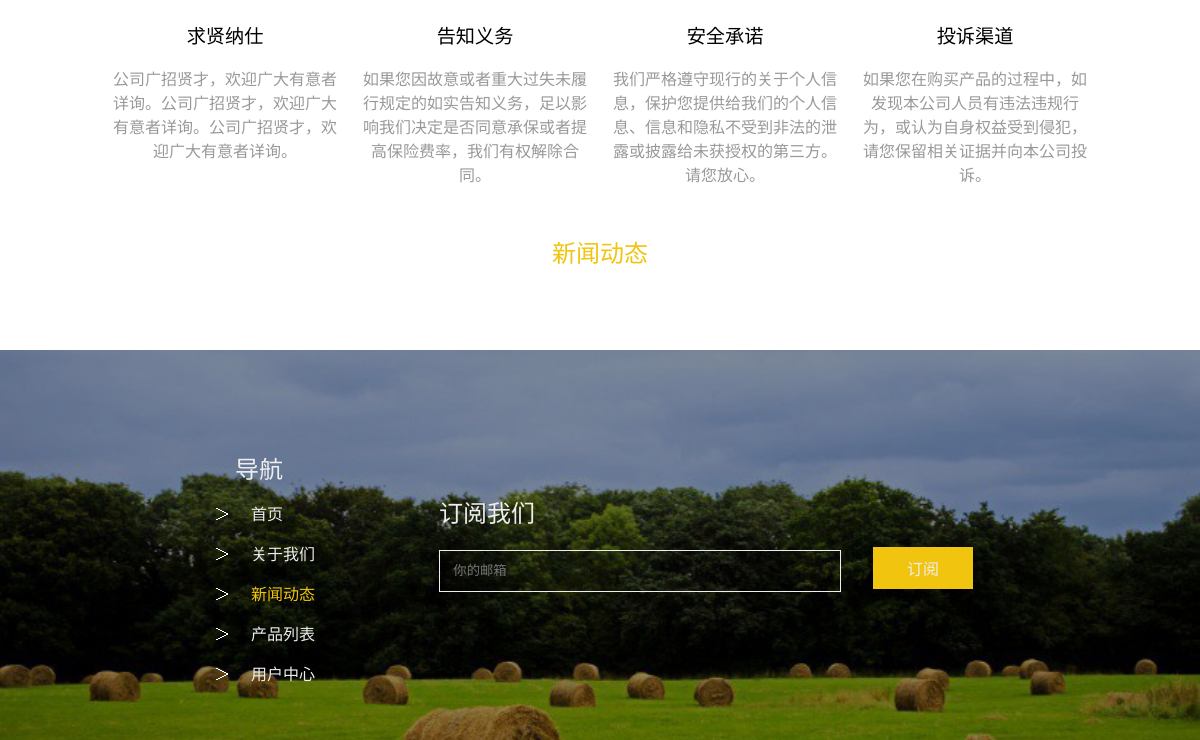
/news.php (lower part), run on an earlier commit of the app's database.
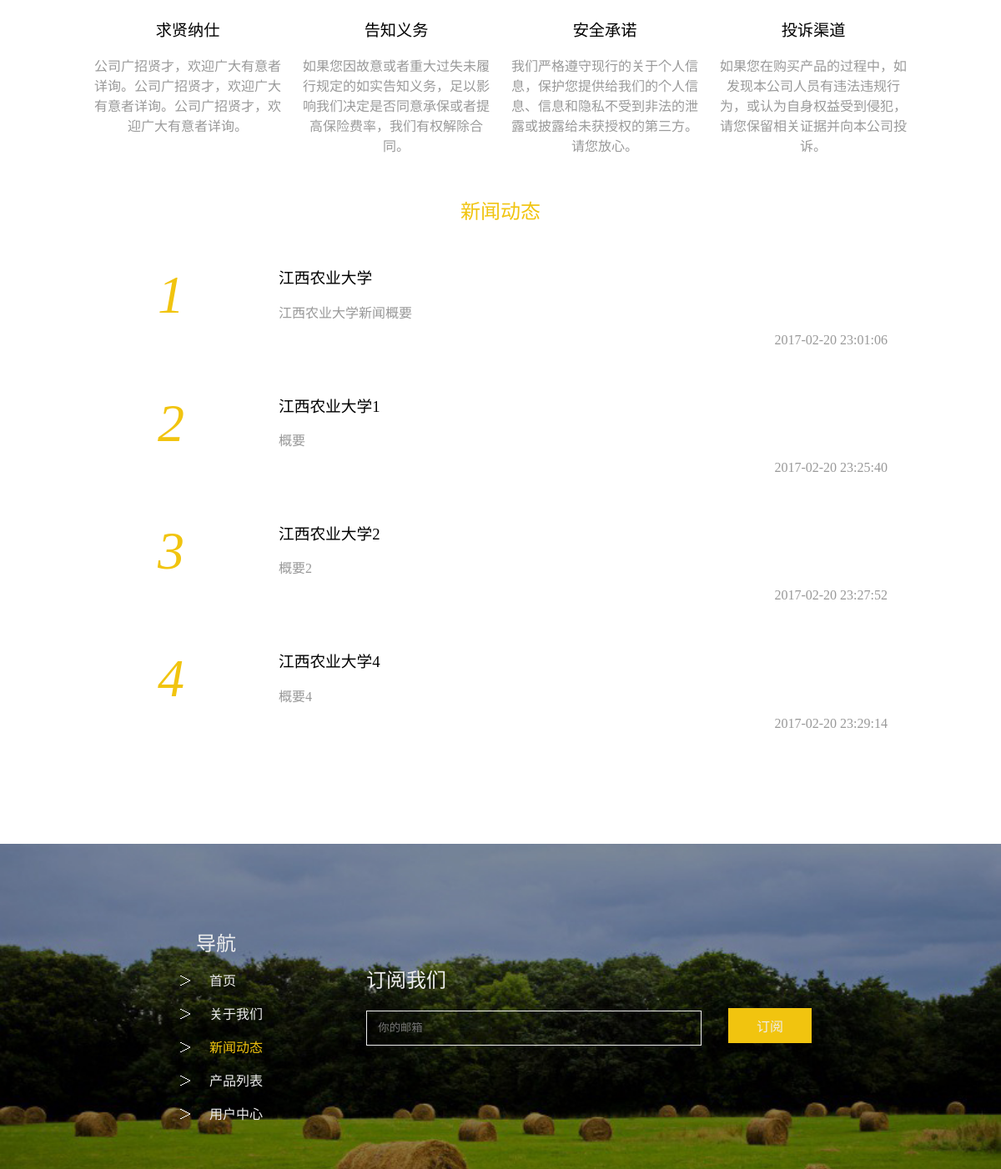
And on a later commit of the database.
### tables this page shows
CREATE TABLE `news` (
  `id` int(10) unsigned NOT NULL AUTO_INCREMENT,
  `title` varchar(100) NOT NULL,
  `description` varchar(255) NOT NULL,
  `content` text NOT NULL,
  `pubTime` varchar(30) NOT NULL DEFAULT '0',
  PRIMARY KEY (`id`)
);

### lib/mysql.func.php (called while the page is built, shortened)
<?php
function connect(){
    $link = mysqli_connect(HOST,USERNAME,PWD,DBNAME) or die("数据库连接失败:".mysqli_error($link));
    mysqli_set_charset($link, DBCHARSET);
    return $link;
}
function fetchAll($sql,$result_type=MYSQLI_ASSOC){
    $link = connect();
    $result=mysqli_query($link,$sql);
    $rows = array();
    while(@$row=mysqli_fetch_array($result,$result_type)){
        $rows[]=$row;
    }
    return $rows;
}

### news.php (the view, shortened to what this page needs)
<?php
$sql = "select * from news";
$rows = fetchAll($sql);
?>
<!doctype html>
<html lang="en">
<head>
    <link rel="stylesheet" href="assets/css/common.css">
    <link rel="stylesheet" href="assets/css/news.css">
    <link rel="stylesheet" href="assets/css/font-awesome.min.css">
</head>
<body>
<div class="section1 container">
    <div class="sec1">
        <h4>求贤纳仕</h4>
        <p>公司广招贤才，欢迎广大有意者详询。公司广招贤才，欢迎广大有意者详询。公司广招贤才，欢迎广大有意者详询。</p>
    </div>
    <div class="sec2">
        <h4>告知义务</h4>
        <p>如果您因故意或者重大过失未履行规定的如实告知义务，足以影响我们决定是否同意承保或者提高保险费率，我们有权解除合同。</p>
    </div>
    <div class="sec3">
        <h4>安全承诺</h4>
        <p>我们严格遵守现行的关于个人信息，保护您提供给我们的个人信息、信息和隐私不受到非法的泄露或披露给未获授权的第三方。请您放心。</p>
    </div>
    <div class="sec4">
        <h4>投诉渠道</h4>
        <p>如果您在购买产品的过程中，如发现本公司人员有违法违规行为，或认为自身权益受到侵犯，请您保留相关证据并向本公司投诉。</p>
    </div>
</div>
<div class="section2 container" id="newsRec">
    <h2>新闻动态</h2>
    <?php
    $i=1;
    foreach($rows as $row){
    ?>
    <div class="sec">
        <span><?php echo $i;?></span>
        <a href="newsDetail.php?id=<?php echo $row['id']?>">
            <h3><?php echo $row['title']?></h3>
            <p><?php echo $row['description']?></p>
            <p class="pubTime"><?php echo $row['pubTime']?></p>
        </a>
    </div>
    <?php $i++;}?>
</div>
<div class="footer">
    <div class="container">
        <div class="left">
            <h2>导航</h2>
            <ul class="footer-nav">
                <li><a href="index.php">首页</a></li>
                <li><a href="about.php">关于我们</a></li>
                <li><a  class="selected" href="javascript:void(0)">新闻动态</a></li>
                <li><a href="pro.php">产品列表</a></li>
                <li><a href="userCenter.php">用户中心</a></li>
            </ul>
        </div>
        <div class="right">
            <h2>订阅我们</h2><br>
            <input class="email" type="text" placeholder="你的邮箱"><input type="button" value="订阅">
        </div>
    </div>
</div>
</body>
</html>

### assets/css/common.css (style rules this page uses)
* { padding:0; margin:0; font-family: "Microsoft YaHei", yaHei; text-decoration: none; }
html,body { overflow-x: hidden; }
.container { width: 1000px; margin: 0 auto; }
.footer { height:390px; background-image: url("../images/g3.jpg"); filter: progid:DXImageTransform.Microsoft.AlphaImageLoader( src='file:///C:/wamp/www/website/images/g3.jpg', sizingMethod='scale'); background-size: cover; overflow: hidden; }
.footer .footer-nav { list-style: disc; }
.footer h2 { color: #eee; font-weight: normal; }
.footer .left { margin:100px 0 0 135px; width: 200px; display: inline-block; }
.footer .left .footer-nav { list-style: url("../images/left-arrow.png"); }
.footer .left .footer-nav li { margin-top: 1em; text-indent: 1em; }
.footer .left .footer-nav a { color: #eee; transition: color ease .3s; }
.footer .left .footer-nav a.selected { color: #f1c40f; }
.footer .right { display: inline-block; vertical-align: top; margin-top: 9em; }
.footer .right .email { border: 1px solid #eee; background-color: transparent; width: 400px; height:40px; text-indent: 1em; color:#eee; }
.footer .right .email+input { border-style: none; background-color:#f1c40f; height:42px; width:100px; color: #eee; margin-left: 2em; font-size: 1em; transition: .5s all ease-in-out; }

### assets/css/news.css (style rules this page uses)
.section1 { text-align: center; margin-top:1.5em; padding:4em 0 0 0; overflow: hidden; }
.section1 .sec1,.section1 .sec2,.section1 .sec3,.section1 .sec4 { width: 23%; float: left; margin: 50px 1%; }
.section1 h4 { margin:1em 0; font-weight:normal; font-size: 1.2em; }
.section1 p { line-height: 1.5em; color:#999; }
.section2 { line-height: 2em; margin-bottom:80px; }
.section2 .sec { width: 100%; display: inline-block; }
.section2 h2 { text-align: center; color:#f1c40f; font-weight: normal; margin-bottom:2em; }
.section2 span { font-size: 4em; color:#f1c40f; font-style: italic; display: inline-block; width: 210px; line-height: 72px; text-align: center; }
.section2 h3 { font-weight: normal; margin-bottom: .5em; color:#000; }
.section2 .sec a { width: 73%; padding: 0 20px; display: inline-block; vertical-align: top; margin-bottom: 3em; }
.section2 p { color:#999; }
.section2 .pubTime { text-align: right; }

What changed in the data, as far as the page shows it:
added news: title "江西农业大学", description "江西农业大学新闻概要", pubTime "2017-02-20 23:01:06"
added news: title "江西农业大学1", description "概要", pubTime "2017-02-20 23:25:40"
added news: title "江西农业大学2", description "概要2", pubTime "2017-02-20 23:27:52"
added news: title "江西农业大学4", description "概要4", pubTime "2017-02-20 23:29:14"
